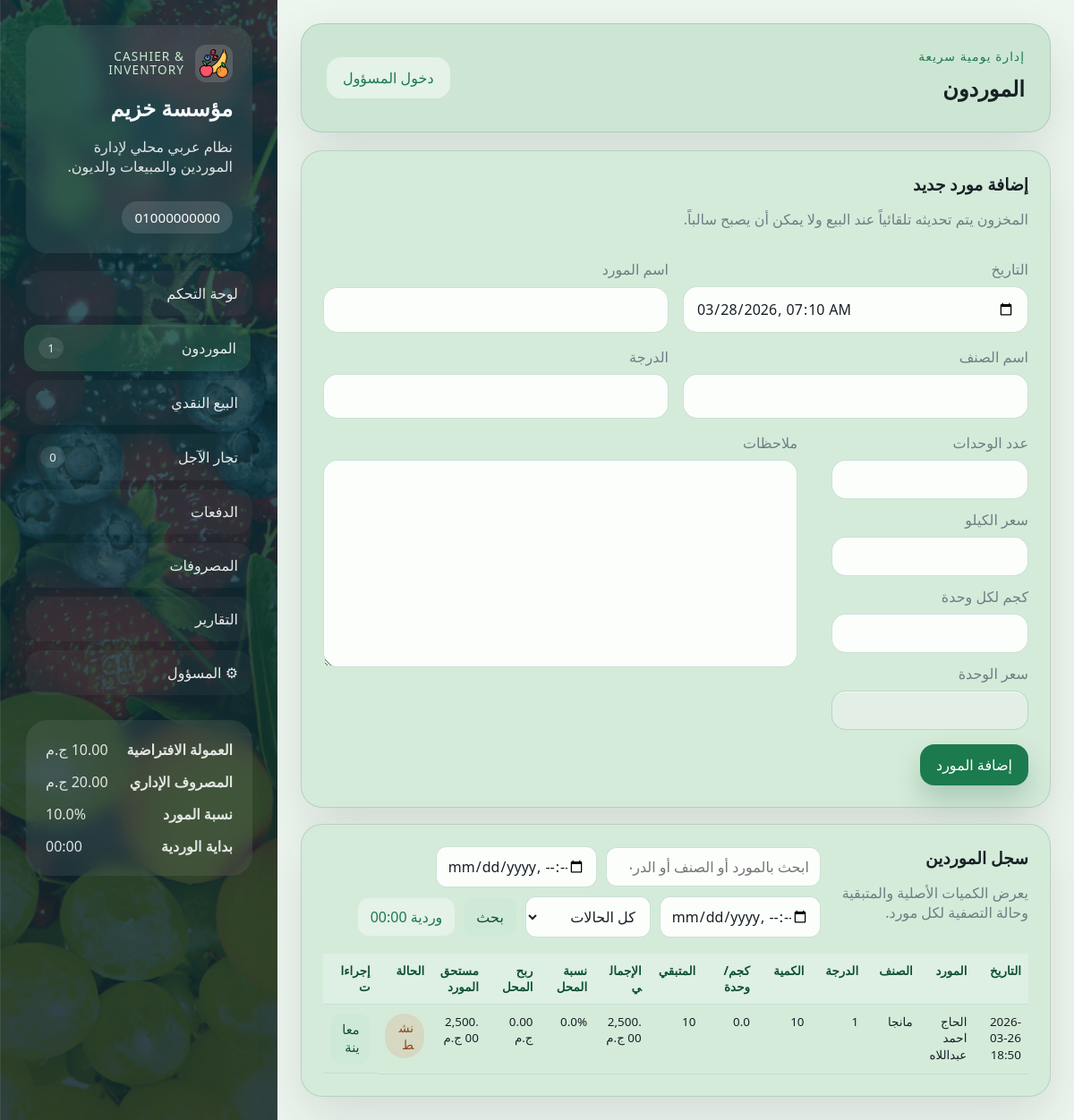
The app's page /suppliers/, older data.
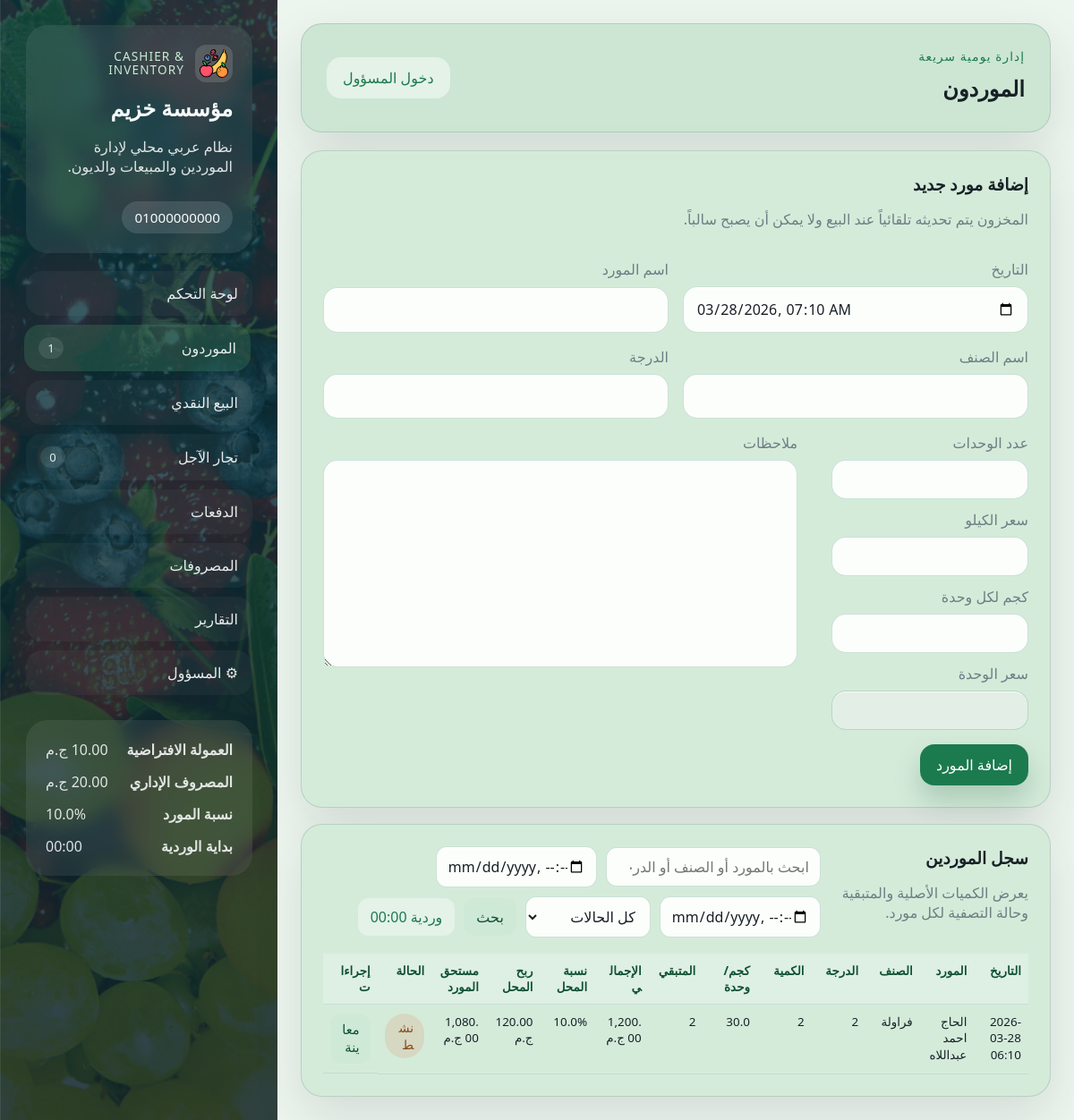
The same page, newer data.
### models/settings.py (models this page shows)
class Settings(Base):
    __tablename__ = "settings"
    id: Mapped[int] = mapped_column(Integer, primary_key=True)
    company_name: Mapped[str] = mapped_column(String(120), nullable=False)
    phone_number: Mapped[str] = mapped_column(String(255), nullable=False)
    commission_per_unit: Mapped[float] = mapped_column(Float, nullable=False, default=0.0)
    admin_expense: Mapped[float] = mapped_column(Float, nullable=False, default=0.0)
    supplier_profit_percentage: Mapped[float] = mapped_column(Float, nullable=False, default=0.0)
    shift_cutoff_time: Mapped[str] = mapped_column(String(5), nullable=False, default="00:00")
    admin_password: Mapped[str] = mapped_column(String(255), nullable=False)

### models/supplier.py (models this page shows, shortened)
class Supplier(Base):
    __tablename__ = "suppliers"
    id: Mapped[int] = mapped_column(Integer, primary_key=True)
    date: Mapped[datetime] = mapped_column(DateTime, nullable=False, default=datetime.now)
    supplier_name: Mapped[str] = mapped_column(String(120), nullable=False)
    fruit_name: Mapped[str] = mapped_column(String(120), nullable=False)
    units_count: Mapped[int] = mapped_column(Integer, nullable=False)
    remaining_units: Mapped[int] = mapped_column(Integer, nullable=False)
    class_number: Mapped[str] = mapped_column(String(50), nullable=False)
    price_per_unit: Mapped[float] = mapped_column(Float, nullable=False)
    kilograms_per_unit: Mapped[float] = mapped_column(Float, nullable=False, default=0.0)
    supplier_profit_percentage: Mapped[float] = mapped_column(Float, nullable=False, default=0.0)
    total_price: Mapped[float] = mapped_column(Float, nullable=False)
    notes: Mapped[str | None] = mapped_column(Text, nullable=True)
    is_cleared: Mapped[bool] = mapped_column(Boolean, nullable=False, default=False)
    allocations = relationship(
        "InventoryAllocation", back_populates="supplier", cascade="all, delete-orphan"
    )
    @property
    def company_profit_total(self) -> float:
        return round(self.total_price * (self.supplier_profit_percentage / 100), 2)
    @property
    def supplier_payout_total(self) -> float:
        return round(self.total_price - self.company_profit_total, 2)

### routes/supplier_routes.py (the view, shortened to what this page needs)
@supplier_bp.route("/", methods=["GET", "POST"])
def suppliers():
    db_session = get_session()
    settings = get_or_create_settings(db_session)
    is_admin_user = is_admin_logged_in()
    edit_supplier = None
    edit_id = parse_int(request.args.get("edit"))
    if edit_id:
        if not is_admin_user:
            flash("تعديل سجلات الموردين يحتاج صلاحية المسؤول.", "error")
            return redirect(url_for("admin.login", next=url_for("suppliers.suppliers")))
        edit_supplier = db_session.get(Supplier, edit_id)
    search_query = request.args.get("q", "").strip()
    date_from = request.args.get("date_from", "").strip()
    date_to = request.args.get("date_to", "").strip()
    status_filter = request.args.get("status", "").strip()
    suppliers_query = db_session.query(Supplier)
    suppliers_query = apply_date_range(suppliers_query, Supplier.date, date_from or None, date_to or None)
    if status_filter == "active":
        suppliers_query = suppliers_query.filter(Supplier.remaining_units > 0)
    elif status_filter == "cleared":
        suppliers_query = suppliers_query.filter(Supplier.remaining_units <= 0)
    suppliers_list = suppliers_query.order_by(Supplier.date.desc(), Supplier.id.desc()).all()
    context = {
        **build_base_context(db_session),
        "page_title": "الموردون",
        "suppliers_list": suppliers_list,
        "edit_supplier": edit_supplier,
        "search_query": search_query,
        "date_from": date_from,
        "date_to": date_to,
        "status_filter": status_filter,
    }
    return render_template("suppliers.html", **context)

### templates/suppliers.html (shortened to what this page needs)
{% extends "base.html" %}
{% block content %}
<section class="content-grid single-wide">
    <article class="panel form-panel">
        <div class="panel-head">
            <div>
                <h3>{{ "تعديل مورد" if edit_supplier else "إضافة مورد جديد" }}</h3>
                <p>المخزون يتم تحديثه تلقائياً عند البيع ولا يمكن أن يصبح سالباً.</p>
            </div>
        </div>
        <form class="form-grid supplier-form-grid" method="post" data-supplier-form>
            <label>
                <span>التاريخ</span>
                <input type="datetime-local" name="date" value="{{ edit_supplier.date|datetime_input if edit_supplier else now_string }}" required>
            </label>
            <label>
                <span>اسم المورد</span>
                <input type="text" name="supplier_name" value="{{ edit_supplier.supplier_name if edit_supplier else '' }}" required>
            </label>
            <label>
                <span>اسم الصنف</span>
                <input type="text" name="fruit_name" value="{{ edit_supplier.fruit_name if edit_supplier else '' }}" required>
            </label>
            <label>
                <span>الدرجة</span>
                <input type="text" name="class_number" value="{{ edit_supplier.class_number if edit_supplier else '' }}" required>
            </label>
            <div class="supplier-form-layout full-width">
                <div class="supplier-side-stack">
                    <label class="compact-field">
                        <span>عدد الوحدات</span>
                        <input type="number" min="1" name="units_count" value="{{ edit_supplier.units_count if edit_supplier else '' }}" required>
                    </label>
                    <label class="compact-field">
                        <span>سعر الكيلو</span>
                        <input
                            type="number"
                            min="0"
                            step="0.01"
                            name="price_per_kilogram"
                            value="{% if edit_supplier and edit_supplier.kilograms_per_unit %}{{ '%.2f'|format(edit_supplier.price_per_unit / edit_supplier.kilograms_per_unit) }}{% endif %}"
                            required
                        >
                    </label>
                    <label class="compact-field">
                        <span>كجم لكل وحدة</span>
                        <input type="number" min="0.01" step="0.01" name="kilograms_per_unit" value="{{ edit_supplier.kilograms_per_unit if edit_supplier else '' }}" required>
                    </label>
                    <label class="compact-field">
                        <span>سعر الوحدة</span>
                        <input type="number" min="0" step="0.01" name="price_per_unit" value="{{ edit_supplier.price_per_unit if edit_supplier else '' }}" readonly required>
                    </label>
                </div>
                <label class="supplier-notes-field">
                    <span>ملاحظات</span>
                    <textarea name="notes" rows="3">{{ edit_supplier.notes if edit_supplier else '' }}</textarea>
                </label>
            </div>
            <div class="form-actions full-width">
                <button class="btn btn-primary" type="submit">{{ "حفظ التعديل" if edit_supplier else "إضافة المورد" }}</button>
            </div>
        </form>
    </article>
    <article class="panel">
        <div class="panel-head">
            <div>
                <h3>سجل الموردين</h3>
                <p>يعرض الكميات الأصلية والمتبقية وحالة التصفية لكل مورد.</p>
            </div>
            <form class="inline-form" method="get">
                <input type="search" name="q" value="{{ search_query }}" placeholder="ابحث بالمورد أو الصنف أو الدرجة">
                <input type="datetime-local" name="date_from" value="{{ date_from }}">
                <input type="datetime-local" name="date_to" value="{{ date_to }}">
                <select name="status">
                    <option value="">كل الحالات</option>
                </select>
                <button class="btn btn-secondary" type="submit">بحث</button>
            </form>
        </div>
        <div class="table-wrap records-scroll">
            <table class="supplier-table">
                <thead>
                    <tr>
                        <th>التاريخ</th>
                        <th>المورد</th>
                        <th>الصنف</th>
                        <th>الدرجة</th>
                        <th>الكمية</th>
                        <th>كجم/وحدة</th>
                        <th>المتبقي</th>
                        <th>الإجمالي</th>
                        <th>نسبة المحل</th>
                        <th>ربح المحل</th>
                        <th>مستحق المورد</th>
                        <th>الحالة</th>
                        <th>إجراءات</th>
                    </tr>
                </thead>
                <tbody>
                    {% for supplier in suppliers_list %}
                        <tr>
                            <td>{{ supplier.date|date_ar }}</td>
                            <td>{{ supplier.supplier_name }}</td>
                            <td>{{ supplier.fruit_name }}</td>
                            <td>{{ supplier.class_number }}</td>
                            <td>{{ supplier.units_count }}</td>
                            <td>{{ supplier.kilograms_per_unit }}</td>
                            <td>{{ supplier.remaining_units }}</td>
                            <td>{{ supplier.total_price|currency }}</td>
                            <td>{{ supplier.supplier_profit_percentage }}%</td>
                            <td>{{ supplier.company_profit_total|currency }}</td>
                            <td>{{ supplier.supplier_payout_total|currency }}</td>
                            <td>
                                <span class="status {{ 'paid' if supplier.is_cleared else 'partial' }}">
                                    {{ "تمت التصفية" if supplier.is_cleared else "نشط" }}
                                </span>
                            </td>
                            <td class="actions-cell">
                                <a class="btn btn-small btn-secondary" href="{{ url_for('suppliers.supplier_receipt', supplier_id=supplier.id) }}">معاينة</a>
                            </td>
                        </tr>
                    {% else %}
                        <tr><td colspan="13" class="empty-state">لا توجد نتائج مطابقة حالياً.</td></tr>
                    {% endfor %}
                </tbody>
            </table>
        </div>
    </article>
</section>
{% endblock %}

### templates/base.html (shortened to what this page needs)
<!doctype html>
<html lang="ar" dir="rtl">
<head>
    <link rel="stylesheet" href="{{ url_for('static', filename='css/style.css') }}">
</head>
<body
    data-shift-cutoff="{{ shift_cutoff_range.cutoff }}"
    data-shift-start="{{ shift_cutoff_range.start }}"
    data-shift-end="{{ shift_cutoff_range.end }}"
>
    <div class="page-shell">
        <aside class="sidebar">
            <div class="brand-card">
                <div class="brand-kicker-row">
                    <img class="brand-logo" src="{{ url_for('static', filename='fruitsIcon.png') }}" alt="شعار النظام">
                    <span class="brand-kicker">Cashier & Inventory</span>
                </div>
                <h1>{{ settings.company_name }}</h1>
                <p>نظام عربي محلي لإدارة الموردين والمبيعات والديون.</p>
                <div class="brand-meta-stack">
                    {% for phone in phone_numbers %}
                        <div class="meta-pill">{{ phone }}</div>
                    {% endfor %}
                </div>
            </div>
            <nav class="nav-links">
                <a class="{{ 'active' if request.endpoint == 'admin.dashboard' else '' }}" href="{{ url_for('admin.dashboard') }}">لوحة التحكم</a>
                <a class="{{ 'active' if request.endpoint == 'suppliers.suppliers' else '' }}" href="{{ url_for('suppliers.suppliers') }}">الموردون <span>{{ nav_badges.open_suppliers }}</span></a>
                <a class="{{ 'active' if request.endpoint == 'retail.retail' else '' }}" href="{{ url_for('retail.retail') }}">البيع النقدي</a>
                <a class="{{ 'active' if request.endpoint == 'special_retailers.special_retailers' else '' }}" href="{{ url_for('special_retailers.special_retailers') }}">تجار الآجل <span>{{ nav_badges.unpaid_retailers }}</span></a>
                <a class="{{ 'active' if request.endpoint == 'payments.payments' else '' }}" href="{{ url_for('payments.payments') }}">الدفعات</a>
                <a class="{{ 'active' if request.endpoint == 'expenses.expenses' else '' }}" href="{{ url_for('expenses.expenses') }}">المصروفات</a>
                <a class="{{ 'active' if request.endpoint == 'admin.reports' else '' }}" href="{{ url_for('admin.reports') }}">التقارير</a>
                <a class="{{ 'active' if request.endpoint in ['admin.admin_panel', 'admin.login'] else '' }}" href="{{ url_for('admin.admin_panel' if is_admin else 'admin.login') }}">&#9881; المسؤول</a>
            </nav>
            <div class="settings-card sidebar-spacer">
                <div>
                    <strong>العمولة الافتراضية</strong>
                    <span>{{ settings.commission_per_unit|currency }}</span>
                </div>
                <div>
                    <strong>المصروف الإداري</strong>
                    <span>{{ settings.admin_expense|currency }}</span>
                </div>
                <div>
                    <strong>نسبة المورد</strong>
                    <span>{{ settings.supplier_profit_percentage }}%</span>
                </div>
                <div>
                    <strong>بداية الوردية</strong>
                    <span>{{ settings.shift_cutoff_time }}</span>
                </div>
            </div>
        </aside>
        <main class="main-content">
            <header class="topbar">
                <div>
                    <span class="topbar-label">إدارة يومية سريعة</span>
                    <h2>{{ page_title or "نظام الكاشير" }}</h2>
                </div>
                <div class="topbar-actions">
                    {% if is_admin %}
                        <form method="post" action="{{ url_for('admin.logout') }}">
                            <button class="btn btn-ghost" type="submit">تسجيل الخروج</button>
                        </form>
                    {% else %}
                        <a class="btn btn-ghost" href="{{ url_for('admin.login') }}">دخول المسؤول</a>
                    {% endif %}
                </div>
            </header>
            {% block content %}{% endblock %}
        </main>
    </div>
</body>
</html>

Row changes from the older to the newer data that the page shows:
changed Supplier "نشط": date "2026-03-26 18:50" → "2026-03-28 06:10"; fruit_name "مانجا" → "فراولة"; class_number "1" → "2"; units_count "10" → "2"; kilograms_per_unit "0.0" → "30.0"; remaining_units "10" → "2"; total_price "2,500.00 ج.م" → "1,200.00 ج.م"; supplier_profit_percentage "0.0" → "10.0"; company_profit_total "0.00 ج.م" → "120.00 ج.م"; supplier_payout_total "2,500.00 ج.م" → "1,080.00 ج.م"
